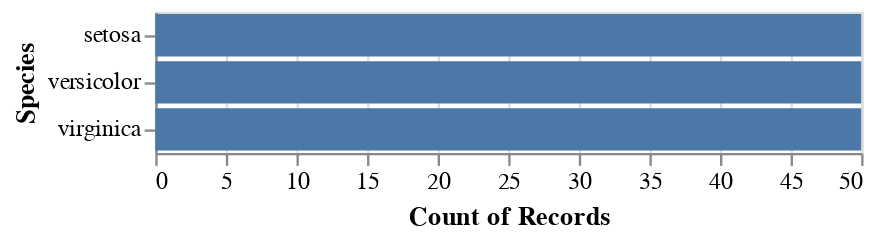

The code cell stored with this chart in its notebook:
### Code cell
chart.mark_bar().encode(
    x='count(Species)',
    y='Species',
)

### Figure 1 — Vega-Lite specification as saved in the notebook (floating-point values rounded to 4 significant figures; data arrays with more than 128 entries replaced by an {"elided": "..."} marker saying what was removed)
{"config": {"view": {"continuousWidth": 300, "continuousHeight": 300}}, "data": {"name": "data-162de5d8e07975ad058db8336257627e"}, "mark": {"type": "bar"}, "encoding": {"x": {"aggregate": "count", "field": "Species", "type": "nominal"}, "y": {"field": "Species", "type": "nominal"}}, "$schema": "https://vega.github.io/schema/vega-lite/v5.20.1.json", "datasets": {"data-162de5d8e07975ad058db8336257627e": {"elided": "150 records"}}}
